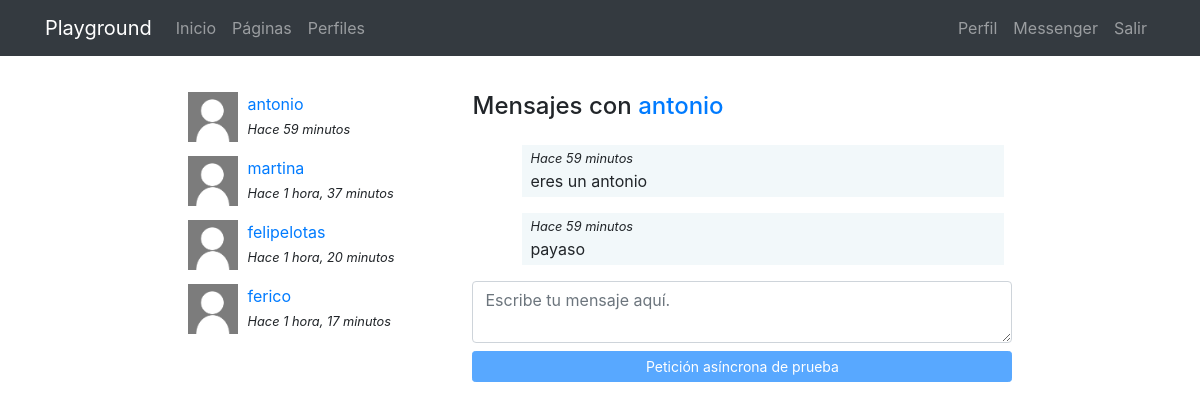
The app's page /messenger/thread/5 (signed in) with its own data.
### messenger/models.py (models this page shows)
class Thread(models.Model):
    users = models.ManyToManyField(User, related_name='threads')
    messages = models.ManyToManyField(Message)
    updated = models.DateTimeField(auto_now=True)
    objects = ThreadManager()
    class Meta:
        ordering = ['-updated']

class Message(models.Model):
    user = models.ForeignKey(User, on_delete=models.CASCADE)
    content = models.TextField()
    created = models.DateTimeField(auto_now_add=True)
    class Meta:
        ordering = ['created']

### messenger/views.py (the view)
# urls.py: path('thread/<int:pk>', ThreadDetail.as_view(), name='detail'),
@method_decorator(login_required, name="dispatch")
class ThreadDetail(DetailView):
    model = Thread
    def get_object(self):
        obj = super(ThreadDetail, self).get_object()
        if self.request.user not in obj.users.all():
            raise Http404()
        return obj

### messenger/templates/messenger/thread_detail.html (shortened to what this page needs)
{% extends 'core/base.html' %}
{% load static %}
{% block content %}
<main role="main">
  <div class="container">
    <div class="row mt-3">
      <div class="col-md-9 mx-auto mb-5">
        <div class="row">
          <div class="col-md-4">
            {% for thread in request.user.threads.all %}
              {% if thread.messages.all|length > 0 %}
                <div class="mb-3">
                  {% for user in thread.users.all %}
                    {% if user != request.user %}
                      {% if user.profile.avatar %}
                        <img src="{{user.profile.avatar.url}}" class="avatar">
                      {% else %}
                        <img src="{% static 'registration/img/no-avatar.jpg' %}" class="avatar">
                      {% endif %}
                      <div>
                        <a href="{% url 'messenger:detail' thread.pk %}">{{user}}</a><br>
                        <small><i>Hace {{thread.messages.last.created|timesince}}</i></small>
                      </div>
                    {% endif %}
                  {% endfor %}
                </div>
              {% endif %}
            {% endfor %}
          </div>
          <div class="col-md-8">
            {% for user in thread.users.all %}
              {% if user != request.user %}
                <h4 class="mb-4">Mensajes con <a href="{% url 'profiles:detail' user %} ">{{user}}</a></h4>
              {% endif %}
            {% endfor %}
            <div class="thread" id="thread">
              {% for message in object.messages.all %}
                <div {% if request.user == message.user %}class="mine mb-3"{% else %}class="other mb-3"{% endif %}>
                  <small><i>Hace {{thread.messages.last.created|timesince}}</i></small><br>
                  {{message.content}}
                </div>
              {% endfor %}
            </div>
            <textarea id='content' class='form-control mb-2' rows="2" placeholder="Escribe tu mensaje aquí."></textarea>
            <button id='send' class="btn btn-primary btn-sm btn-block" disabled>Petición asíncrona de prueba</button>
          </div>
        </div>
    </div>
  </div>
</main>
{% endblock %}

### core/static/core/css/main.css (style rules this page uses)
main { padding-top: 20px; }
:root { --jumbotron-padding-y: 3rem; }

### messenger/templates/messenger/thread_detail.html (style rules this page uses)
.avatar { width:50px; height:50px; float:left; margin-right:10px; }
.thread { max-height:300px; overflow-y:auto; padding:0 0.5em; }
.mine { padding:0 0.5em 0.25em; background-color:rgba(230,242,245,.5); width:92%; margin-left:8%; }

### records on screen
Thread: messages.last.created "59 minutos"
Thread: messages.last.created "1 hora, 37 minutos"
Thread: messages.last.created "1 hora, 20 minutos"
Thread: messages.last.created "1 hora, 17 minutos"
Message: content "eres un antonio"
Message: content "payaso"

### other values on screen
{{ user }} "antonio"
{{ user }} "martina"
{{ user }} "felipelotas"
{{ user }} "ferico"
